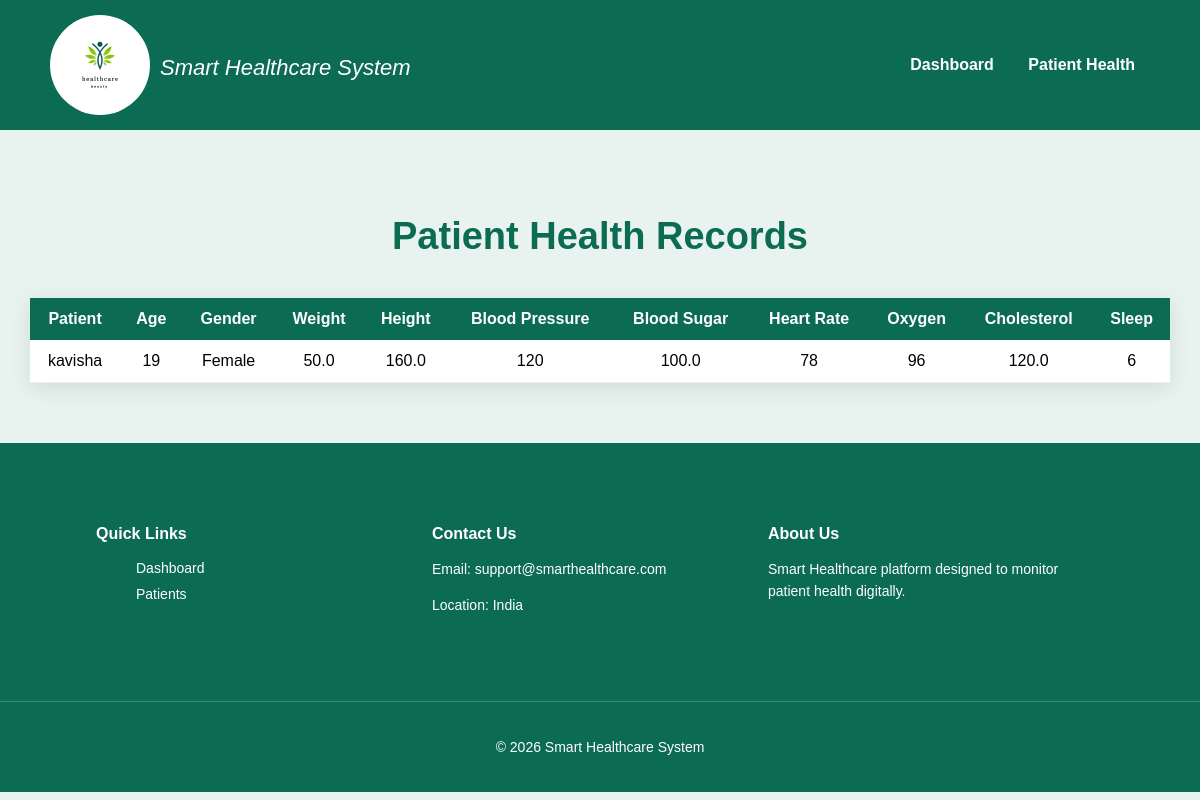
The page /admin-patient-health/ (signed in) on the database its author committed.
### app/models.py (models this page shows, shortened)
class PatientHealthData(models.Model):
    patient = models.ForeignKey(Patient, on_delete=models.CASCADE)
    age = models.IntegerField()
    gender = models.CharField(max_length=10)
    weight = models.FloatField()
    height = models.FloatField()
    blood_pressure = models.IntegerField()
    heart_rate = models.IntegerField()
    temperature = models.FloatField()
    oxygen_level = models.IntegerField()
    blood_sugar = models.FloatField()
    cholesterol = models.FloatField()
    hemoglobin = models.FloatField()
    symptoms = models.TextField()
    disease_history = models.TextField()
    medications = models.TextField()
    allergies = models.TextField()
    smoking = models.CharField(max_length=10)
    alcohol = models.CharField(max_length=10)
    exercise = models.CharField(max_length=20)
    sleep_hours = models.IntegerField()
    family_diabetes = models.CharField(max_length=10)
    family_heart = models.CharField(max_length=10)
    created_at = models.DateTimeField(auto_now_add=True)

class Patient(models.Model):
    user = models.OneToOneField(User, on_delete=models.CASCADE)
    phone = models.CharField(max_length=15, default="0000000000")
    age = models.IntegerField(default=0)
    gender = models.CharField(max_length=10, default="Unknown")
    address = models.TextField(default="Not Provided")

### app/views.py (the view)
# urls.py: path('admin-patient-health/', views.admin_patient_health, name='admin_patient_health'),
@login_required
def admin_patient_health(request):
    health_data = PatientHealthData.objects.select_related("patient").all().order_by("-id")
    return render(request, "admin/patient_health_data.html", {"health_data": health_data})

### Smart_healthcare_system/app/templates/admin/patient_health_data.html (shortened to what this page needs)
{% load static %}
<!DOCTYPE html>
<html>
<head>
<link rel="stylesheet" href="{% static 'css/home.css' %}">
</head>
<body>
<div class="navbar">
<div class="logo">
<img src="{% static 'images/healthcare_logo.webp' %}">
<i>Smart Healthcare System</i>
</div>
<div>
<a href="{% url 'admin_dashboard' %}">Dashboard</a>
<a href="{% url 'admin_patient_health' %}">Patient Health</a>
</div>
</div>
<div class="table-section">
<h1 class="table-title">Patient Health Records</h1>
<table class="health-table">
<tr>
<th>Patient</th>
<th>Age</th>
<th>Gender</th>
<th>Weight</th>
<th>Height</th>
<th>Blood Pressure</th>
<th>Blood Sugar</th>
<th>Heart Rate</th>
<th>Oxygen</th>
<th>Cholesterol</th>
<th>Sleep</th>
</tr>
{% for data in health_data %}
<tr>
<td>{{ data.patient.user.username }}</td>
<td>{{ data.age }}</td>
<td>{{ data.gender }}</td>
<td>{{ data.weight }}</td>
<td>{{ data.height }}</td>
<td>{{ data.blood_pressure }}</td>
<td>{{ data.blood_sugar }}</td>
<td>{{ data.heart_rate }}</td>
<td>{{ data.oxygen_level }}</td>
<td>{{ data.cholesterol }}</td>
<td>{{ data.sleep_hours }}</td>
</tr>
{% endfor %}
</table>
</div>
<footer class="footer">
<div class="footer-container">
<div class="footer-links">
<h4>Quick Links</h4>
<ul>
<li><a href="#">Dashboard</a></li>
<li><a href="#">Patients</a></li>
</ul>
</div>
<div class="footer-contact">
<h4>Contact Us</h4>
<p>Email: support@smarthealthcare.com</p>
<p>Location: India</p>
</div>
<div class="footer-about">
<h4>About Us</h4>
<p>
Smart Healthcare platform designed to
monitor patient health digitally.
</p>
</div>
</div>
<div class="footer-bottom">
<p>© 2026 Smart Healthcare System</p>
</div>
</footer>
</body>
</html>

### app/static/css/home.css (style rules this page uses)
body { margin: 0; font-family: Arial, sans-serif; background-color:#e8f3ef; }
.logo { display: flex; }
.logo img { height: 100px; width: 100px; margin-right: 10px; border-radius: 50%; object-fit: contain; }
.logo i { color: white; font-size: 22px; padding-top: 40px; }
.navbar { background-color:#0b6b53; ; padding: 10px 20px; display: flex; align-items: center; justify-content: space-between; }
.navbar a { color: white; text-decoration: none; margin: 0 15px; font-weight: bold; }
body { margin: 0; font-family: Arial, sans-serif; }
.navbar { display: flex; justify-content: space-between; align-items: center; padding: 15px 50px; }
.footer { background:#0b6b53; color:white; padding-top:60px; }
.footer-container { display:flex; justify-content:space-between; flex-wrap:wrap; padding:0 8% 40px 8%; }
.footer-container div { flex:1; min-width:220px; margin-bottom:30px; }
.footer h4 { margin-bottom:15px; }
.footer p { font-size:14px; line-height:1.6; }
.footer ul { list-style:none; }
.footer ul li { margin-bottom:8px; }
.footer ul li a { color:white; text-decoration:none; font-size:14px; }
.footer-bottom { text-align:center; padding:20px; border-top:1px solid rgba(255,255,255,0.2); font-size:14px; }

### Smart_healthcare_system/app/templates/admin/patient_health_data.html (style rules this page uses)
.table-section { width:95%; margin:auto; padding:60px 0; }
.table-title { text-align:center; font-size:38px; color:#0b6b53; margin-bottom:40px; }
.health-table { width:100%; border-collapse:collapse; background:white; box-shadow:0 5px 20px rgba(0,0,0,0.1); }
.health-table th { background:#0b6b53; color:white; padding:12px; }
.health-table td { padding:12px; border-bottom:1px solid #eee; text-align:center; }

### rows shown on the page
PatientHealthData: patient.user.username "kavisha", age "19", gender "Female", weight "50.0", height "160.0", blood_pressure "120", blood_sugar "100.0", heart_rate "78", oxygen_level "96", cholesterol "120.0", sleep_hours "6"
